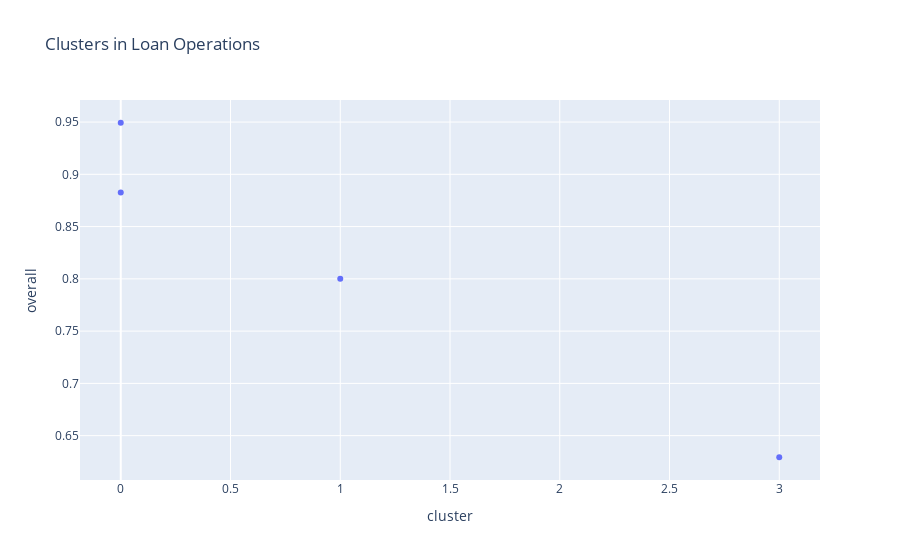
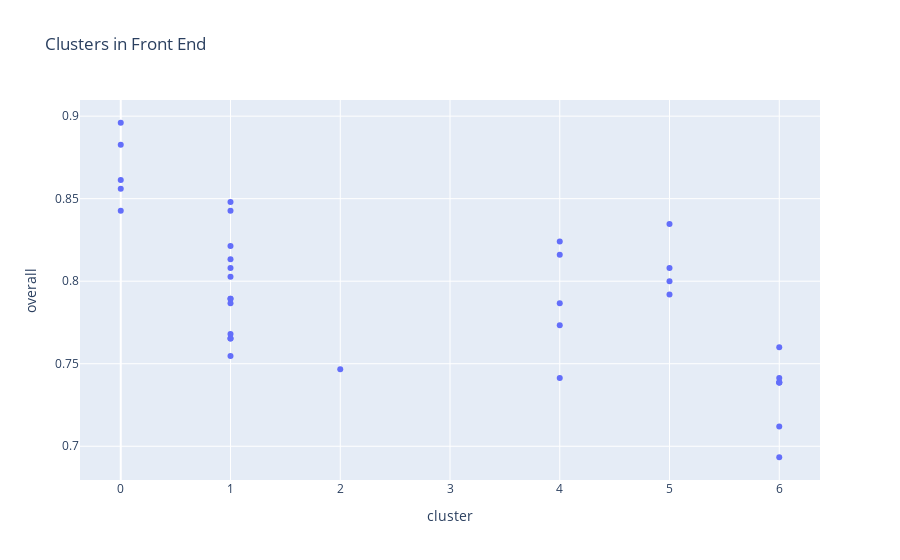
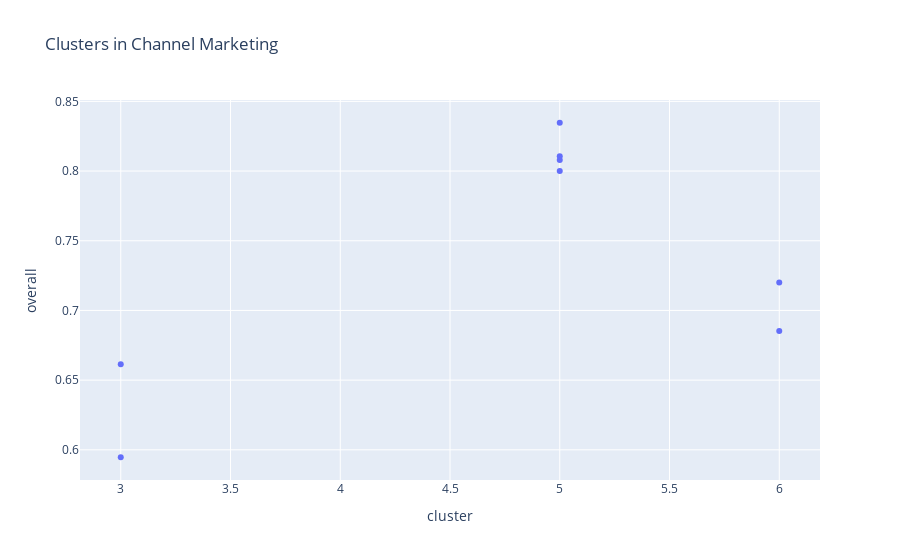
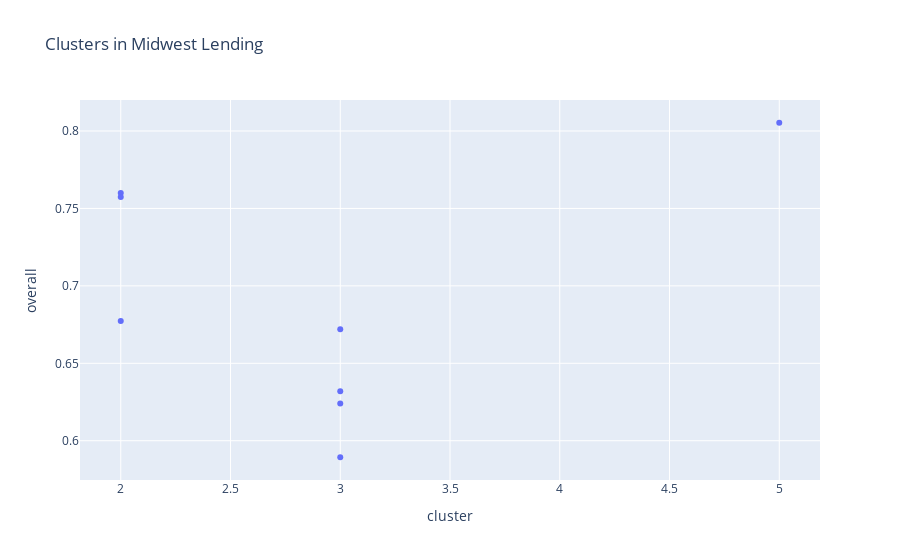

The cell these charts' notebook holds for them, in order:
### Code cell
for dep in ['Loan Operations','Front End','Channel Marketing','Midwest Lending']:
    ax = avg_chart(km7_df, dep)
    ax.show()

### Figure 1 — Plotly figure (JSON) as saved in the notebook; plotly's stock layout.template omitted (floating-point values rounded to 4 significant figures)
{"data": [{"hovertemplate": "cluster=%{x}<br>overall=%{y}<extra></extra>", "legendgroup": "", "marker": {"color": "#636efa", "symbol": "circle"}, "mode": "markers", "name": "", "orientation": "v", "showlegend": false, "type": "scatter", "x": [0, 3, 1, 0], "xaxis": "x", "y": [0.9493, 0.6293, 0.8, 0.8827], "yaxis": "y"}], "layout": {"legend": {"tracegroupgap": 0}, "title": {"text": "Clusters in Loan Operations"}, "xaxis": {"anchor": "y", "domain": [0, 1], "title": {"text": "cluster"}}, "yaxis": {"anchor": "x", "domain": [0, 1], "title": {"text": "overall"}}}}

### Figure 2 — Plotly figure (JSON) as saved in the notebook; plotly's stock layout.template omitted (floating-point values rounded to 4 significant figures)
{"data": [{"hovertemplate": "cluster=%{x}<br>overall=%{y}<extra></extra>", "legendgroup": "", "marker": {"color": "#636efa", "symbol": "circle"}, "mode": "markers", "name": "", "orientation": "v", "showlegend": false, "type": "scatter", "x": [1, 4, 0, 2, 4, 6, 1, 1, 4, 1, 1, 0, 4, 6, 1, 5, 1, 6, 6, 5, 1, 6, 1, 0, 6, 1, 5, 0, 5, 0, 1, 1, 1, 4, 6], "xaxis": "x", "y": [0.848, 0.7733, 0.8427, 0.7467, 0.824, 0.7413, 0.7653, 0.7867, 0.7413, 0.7653, 0.7547, 0.8613, 0.816, 0.7387, 0.7893, 0.792, 0.7893, 0.7387, 0.76, 0.808, 0.8133, 0.712, 0.8213, 0.8827, 0.7387, 0.808, 0.8, 0.896, 0.8347, 0.856, 0.8427, 0.768, 0.8027, 0.7867, 0.6933], "yaxis": "y"}], "layout": {"legend": {"tracegroupgap": 0}, "title": {"text": "Clusters in Front End"}, "xaxis": {"anchor": "y", "domain": [0, 1], "title": {"text": "cluster"}}, "yaxis": {"anchor": "x", "domain": [0, 1], "title": {"text": "overall"}}}}

### Figure 3 — Plotly figure (JSON) as saved in the notebook; plotly's stock layout.template omitted (floating-point values rounded to 4 significant figures)
{"data": [{"hovertemplate": "cluster=%{x}<br>overall=%{y}<extra></extra>", "legendgroup": "", "marker": {"color": "#636efa", "symbol": "circle"}, "mode": "markers", "name": "", "orientation": "v", "showlegend": false, "type": "scatter", "x": [6, 3, 6, 5, 3, 5, 5, 5], "xaxis": "x", "y": [0.72, 0.6613, 0.6853, 0.808, 0.5947, 0.8107, 0.8, 0.8347], "yaxis": "y"}], "layout": {"legend": {"tracegroupgap": 0}, "title": {"text": "Clusters in Channel Marketing"}, "xaxis": {"anchor": "y", "domain": [0, 1], "title": {"text": "cluster"}}, "yaxis": {"anchor": "x", "domain": [0, 1], "title": {"text": "overall"}}}}

### Figure 4 — Plotly figure (JSON) as saved in the notebook; plotly's stock layout.template omitted (floating-point values rounded to 4 significant figures)
{"data": [{"hovertemplate": "cluster=%{x}<br>overall=%{y}<extra></extra>", "legendgroup": "", "marker": {"color": "#636efa", "symbol": "circle"}, "mode": "markers", "name": "", "orientation": "v", "showlegend": false, "type": "scatter", "x": [3, 2, 5, 3, 3, 3, 2, 2], "xaxis": "x", "y": [0.624, 0.76, 0.8053, 0.632, 0.5893, 0.672, 0.6773, 0.7573], "yaxis": "y"}], "layout": {"legend": {"tracegroupgap": 0}, "title": {"text": "Clusters in Midwest Lending"}, "xaxis": {"anchor": "y", "domain": [0, 1], "title": {"text": "cluster"}}, "yaxis": {"anchor": "x", "domain": [0, 1], "title": {"text": "overall"}}}}
